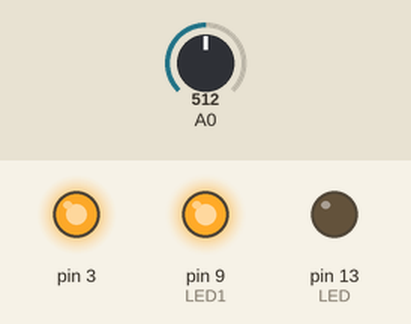
Simulated run of this sketch. Board: Arduino Uno, built with avr-gcc and run on an emulated ATmega328P. Shown: output pins drawn as LEDs (lit = HIGH). Dashed ring = blinking. Inputs (shaded band) come from the test bench; at power-on: A0 = 512. What the sketch prints to the serial monitor is not drawn.

Above: at 2.3 s.
2.4 s: A0 set to 960
At 4.4 s:
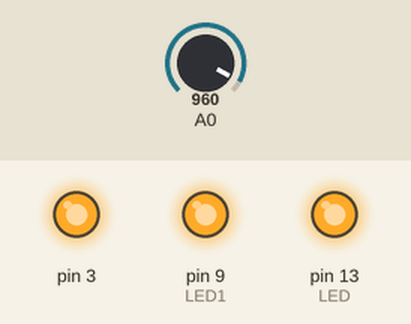
5.0 s: A0 set to 515
7.1 s: A0 set to 490
At 9.3 s:
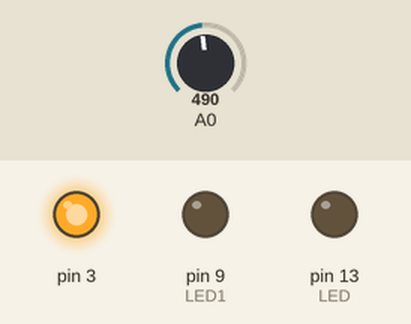
9.8 s: A0 set to 511
At 11.8 s:
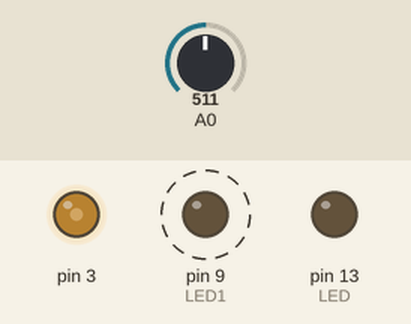
13.5 s: A0 set to 306
At 14.6 s:
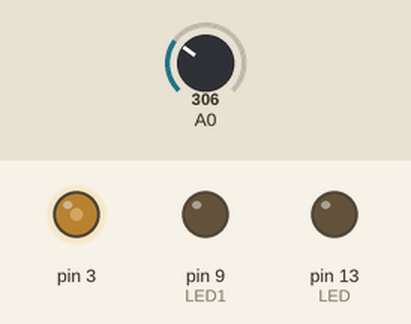
15.6 s: A0 set to 520
At 16.6 s:
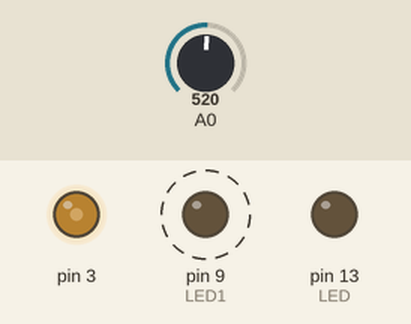
Timing chart, 0 to 20.1 s (numbered marks = the images above; inputs shaded):
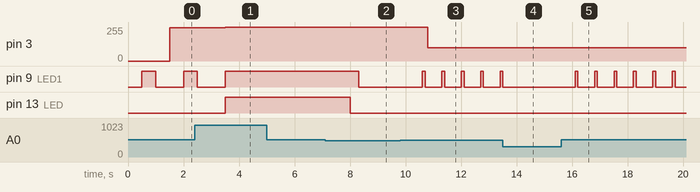

Measured:
- the behaviour switches between 500 and 499 on A0 (found by bisection; images 1 and 2)
- after the input at 2.4 s, pin 3: 250/255 → 255/255 after 1.1 s; pin 9 (LED1): goes on until 3.5 s, then stays HIGH; pin 13 (LED): LOW → HIGH after 1.1 s
- after the input at 5.0 s, every drawn part: stays the same
- after the input at 7.1 s, pin 9 (LED1): HIGH → LOW after 1.2 s; pin 13 (LED): HIGH → LOW after 0.90 s
- after the input at 9.8 s, pin 3: 255/255 → 100/255 after 1.0 s; pin 9 (LED1): alternates HIGH for 0.10 s and LOW for 0.60 s, starting after 0.80 s
- after the input at 13.5 s, pin 9 (LED1): goes on until 13.5 s, then stays LOW
- after the input at 15.6 s, pin 9 (LED1): alternates HIGH for 0.10 s and LOW for 0.60 s, starting after 0.51 s

The sketch:

Presion.ino
```cpp
int LED=13;/*declaramos los puertos de LED a usar*/
int LED1=9;
int LED2=3;
int x=2;
int lectura;/*declaramos nuestras variables*/
void setup() {
pinMode(LED, OUTPUT);/*declaramos los LED como salida*/
pinMode(LED1,OUTPUT);
Serial.begin(9600);/*Frecuencia con la que trabajan*/
}
void loop() {
lectura = analogRead(0); /*Usamos una entrada analogica para nuestro POT*/
Serial.print(lectura); /*Mandamos a imprimir nuestra variable de lectura*/
delay(500);/*usamos un tiempo de lectura de 500 milisegundos*/
if(lectura<950 && x==2)/*Declaramos una condicionante*/
{
  digitalWrite(LED,LOW);/*Proceso de encendido y apagado del primer LED*/
  digitalWrite(9,HIGH);/*Proceso de parpadeo del segundo LED*/
delay (500);
   digitalWrite(9,LOW);
   delay (500);
    analogWrite(3, 250);    /* Enciende el tercer LED*/
    }
if(lectura>950)/*Condicionante por si el nivel es mayor a 950, usando una variable donde dejamos un rango*/
  {
    digitalWrite(LED,HIGH);
    digitalWrite(9,HIGH);
    analogWrite(3, 255);
    x=1;
    }
 if(lectura<500 && x==1)/*Tercer condiconante para cuando el contenedor se vacia al 59% o menos*/
 {
  digitalWrite(LED,LOW);
  digitalWrite(9,HIGH);/*Parpadeo del segundo LED, se activa*/
delay (300);
   digitalWrite(9,LOW);
   delay (300);
   x=0;
 }
 if (lectura>510 && x==0)/*Condicionante para cuando volvemos a subir a 100%*/
 {
  digitalWrite(LED,LOW);
  digitalWrite(9,HIGH); /*Parpadeo del segundo LED*/
delay (100);
   digitalWrite(9,LOW);
   delay (100);
   analogWrite(3, 100);    /* Enciende el tercer LED*/
 }
}
```
